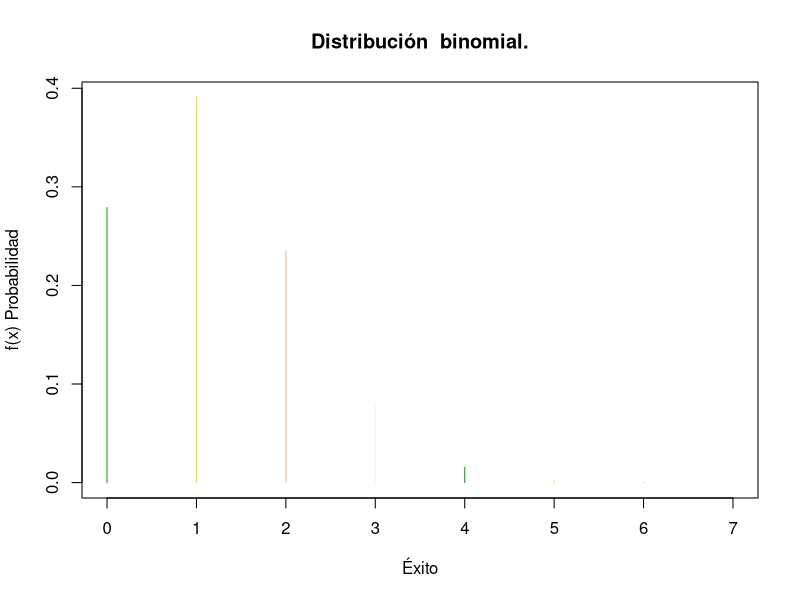
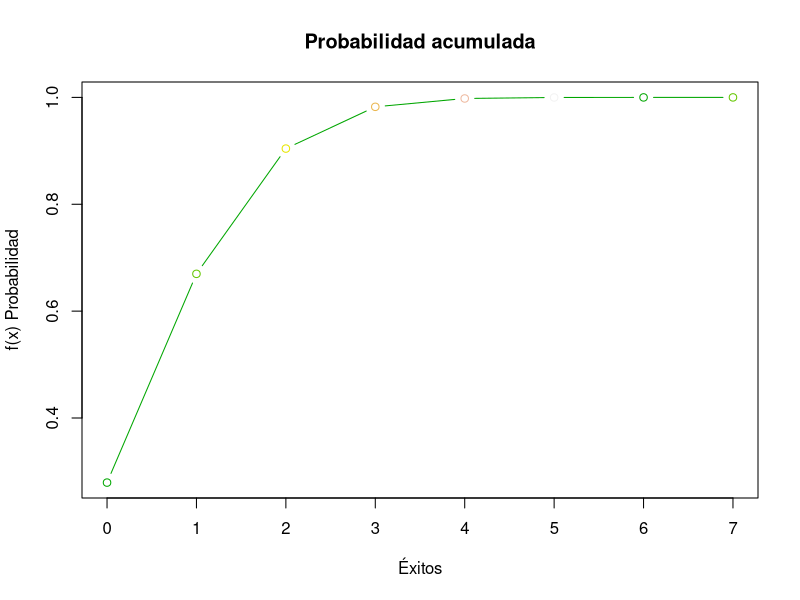
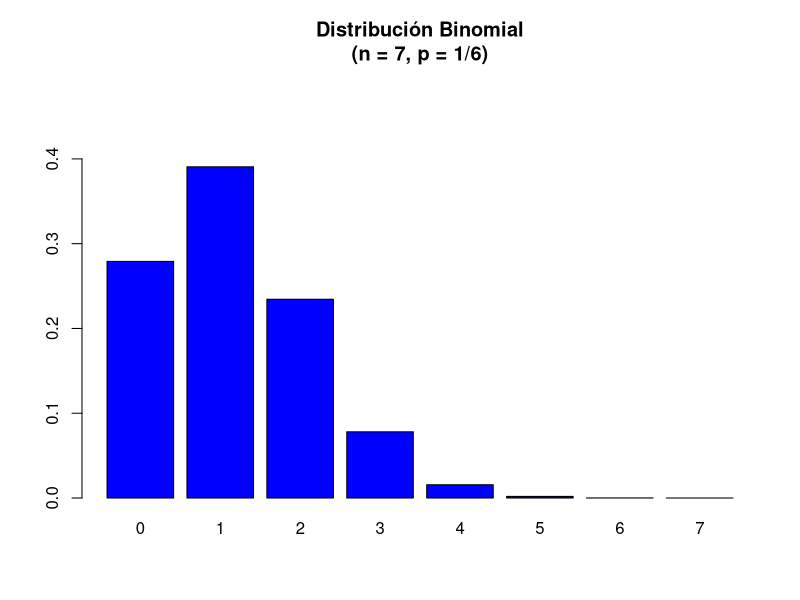

The R source for these figures, in order:
## ---- chunk 1
# Probabailidad de que el 5 salga 3 veces

dbinom(3, 7, 1/6)

# Probabilidad de que el 5 salga a lo sumo dos veces

dbinom(c(2, 1, 0), 7, 1/6) # calcula las probabilidades para cada éxito indicado en el vector, pero si se desea sumar estas probabilidades, proceda como sigue

sum(dbinom(c(2, 1, 0), 7, 1/6)) # Calcula la probabilidad acumulada de 2 o menos
pbinom(2, size = 7, prob = 1/6) # otra manera más directa de calcular la probabilidad acumulada

# Percentil 90 
qbinom(c(0.90), size = 7, prob = 1/6)# Bajo el caso de dos exítos, se aumla el 90% de los resultados

# Probabilidad de obtener más de dos 5 en 7 lanzamientos
1 - pbinom(2, size = 7, prob = 1/6) # usando complemento
pbinom(c(2), size = 7, prob = 1/6, lower.tail = F) # Usando fórmula directa



## ---- chunk 2
# OPC 1

n = 7
p = 1/6
fx.binomial <- dbinom(0:n,n,p)
facumulada <- pbinom(0:n,n,p)
fx.binomial <- data.frame(x = 0:n,"F(X)" = fx.binomial,"SUM F(X)" = facumulada)
fx.binomial 

# par(mfrow=c(1,2))

plot(fx.binomial$x, 
     fx.binomial$F.X., 
     type = "h", 
     xlab = "Éxito", 
     ylab = "f(x) Probabilidad", 
     main ='Distribución  binomial.', 
     col = terrain.colors(4))

plot(fx.binomial$x, 
     fx.binomial$SUM.F.X., 
     type = "b", 
     xlab = "Éxitos", 
     ylab = "f(x) Probabilidad", 
     main = 'Probabilidad acumulada', 
     col = terrain.colors(6)) #pruebe Type = "s"

# OPC 2
n = 7
x <- 0:n
x
prob <- dbinom(x,n,1/6)
barplot(prob,col = "blue",
        ylim = c(0,max(prob) + 0.1),
        names.arg = x,
        main = "Distribución Binomial\n(n = 7, p = 1/6)", 
        width = 2)


## ---- chunk 3
# EJEMPLO DISTRIBUCION BINOMIAL
pbinom(0.95, 5, 0.05, lower.tail = F)
## ---- chunk 4
# EJEMPLO DISTRIBUCION HIPERGEOMETRICA

# --- densidad

dhyper(x = 4, # Exito
       m = 40, # El total de lo que es exito
       n = 10, # El total de lo que es error
       k = 5) # El tamano de la muestra

# --- distribucion
# Probabiladad 
phyper(4, # Exito
       40, # El total de lo que es exito
       10, # El total de lo que es error
       5) # El tamano de la muestra


